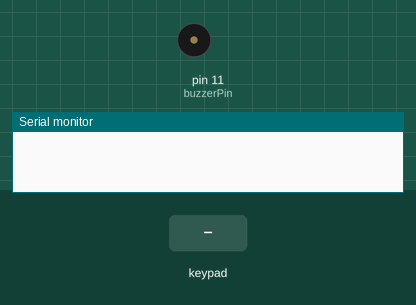
Simulated run of this sketch. Board: Arduino Uno, built with avr-gcc and run on an emulated ATmega328P. Parts: buzzer (waves = sounding), the last lines printed to the serial monitor. The inputs (shaded band) are chosen by the test bench.

Above: at 1.2 s.
1.3 s: key 'A' pressed
At 1.51 s:
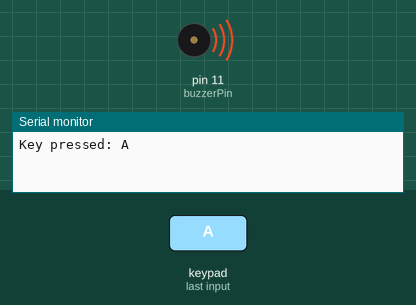
4.3 s: keypad keys 9 8 7 6 pressed 0.4 s apart
7.4 s: key 'B' pressed
At 7.75 s:
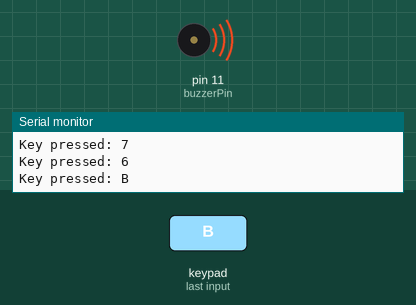
Timing chart, 0 to 16.4 s (numbered marks = the images above; inputs shaded):
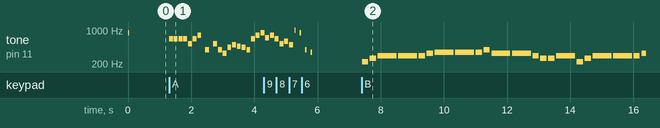

The sketch:

Musical_Box.ino
```cpp
#include <Keypad.h>                     // Library for keypad
#include "pitches.h"                    // File containing the tones
#include "Mario.h"                      // File containing melody A
#include "Pirates_of_the_Caribbeans.h"  // File containing melody B

#define buzzerPin 11
/*..................................... Keypad_Setup .............................................*/
//Defining the number of rows and columns of the keypad
const byte ROWS = 4;
const byte COLS = 4;

//Key layout, allows the library to know what to return when a key is pressed
char keys[ROWS][COLS] = {
  { '1', '2', '3', 'A' },
  { '4', '5', '6', 'B' },
  { '7', '8', '9', 'C' },
  { '*', '0', '#', 'D' }
};

//Assigning pin connections on the Arduino to keypad rows and columns
byte rowPins[ROWS] = { 9, 8, 7, 6 };
byte colPins[COLS] = { 5, 4, 3, 2 };

/*.................................... Creating Object .........................................*/
Keypad customKeypad = Keypad(makeKeymap(keys), rowPins, colPins, ROWS, COLS);  //Keypad Object

/*........................................ Runs once ............................................*/
void setup() {
  pinMode(buzzerPin, OUTPUT);    //buzzer pin definition
  Serial.begin(9600);            //Start the Serial Monitor
  tone(buzzerPin, NOTE_A5, 40);  // 40 ms of tone to check if the buzzer is functional
}

/*....................................... Main logic ............................................*/
void loop() {
  char key = customKeypad.getKey();  // Store the value of the key pressed

  if (key) {  // When a key is pressed prints on the serial monitor the key pressed to ease troubleshooting
    Serial.print("Key pressed: ");
    Serial.println(key);
  }
  if (key == 'A') {  // When A is presssed on the keypad, plays melodyA
    melodyA();
  }
  if (key == 'B') {  // When B is presssed on the keypad, plays melodyB
    melodyB();
  }
  switch (key) {
    case '1':  // When 1 is presssed on the keypad, plays tone A4
      tone(buzzerPin, NOTE_A4, 40);
      break;
    case '2':  // When 2 is presssed on the keypad, plays tone B4
      tone(buzzerPin, NOTE_B4, 40);
      break;
    case '3':  // When 3 is presssed on the keypad, plays tone C4
      tone(buzzerPin, NOTE_C4, 40);
      break;
    case '4':  // When 4 is presssed on the keypad, plays tone D4
      tone(buzzerPin, NOTE_D4, 40);
      break;
    case '5':  // When 5 is presssed on the keypad, plays tone E4
      tone(buzzerPin, NOTE_E4, 40);
      break;
    case '6':  // When 6 is presssed on the keypad, plays tone F4
      tone(buzzerPin, NOTE_F4, 40);
      break;
    case '7':  // When 7 is presssed on the keypad, plays tone G4
      tone(buzzerPin, NOTE_G4, 40);
      break;
    case '8':  // When 8 is presssed on the keypad, plays tone A5
      tone(buzzerPin, NOTE_A5, 40);
      break;
    case '9':  // When 9 is presssed on the keypad, plays tone B5
      tone(buzzerPin, NOTE_B5, 40);
      break;
    case '0':  // When 0 is presssed on the keypad, plays tone C5
      tone(buzzerPin, NOTE_C5, 40);
      break;
  }
}
```

Mario.h
```cpp
#define buzzerPin 11

int d1 = 25;
int d2 = 125;

/*..................................... melodyA .............................................*/
void melodyA() {

  tone(buzzerPin, NOTE_E5, d2);  // plays a tone for a given amount of time
  delay(d2);                     // delay it isolates the tone
  noTone(buzzerPin);             // no tone
  delay(d1);                     // delay isolates the tone more
                                 // repeat for every tone of the melody
  tone(buzzerPin, NOTE_E5, d2);
  delay(d2);
  noTone(buzzerPin);
  delay(d1);

  tone(buzzerPin, NOTE_E5, d2);
  delay(d2);
  noTone(buzzerPin);
  delay(d1);

  tone(buzzerPin, NOTE_E5, d2);
  delay(d2);
  noTone(buzzerPin);
  delay(d1);

  tone(buzzerPin, NOTE_C5, d2);
  delay(d2);
  noTone(buzzerPin);
  delay(d1);

  tone(buzzerPin, NOTE_E5, d2);
  delay(d2);
  noTone(buzzerPin);
  delay(d1);

  tone(buzzerPin, NOTE_G5, d2);
  delay(d2);
  noTone(buzzerPin);
  delay(d2);

  tone(buzzerPin, NOTE_G4, d2);
  delay(d2);
  noTone(buzzerPin);
  delay(d2);

  tone(buzzerPin, NOTE_C5, d2);
  delay(d2);
  noTone(buzzerPin);
  delay(d1);

  tone(buzzerPin, NOTE_G4, d2);
  delay(d2);
  noTone(buzzerPin);
  delay(d1);

  tone(buzzerPin, NOTE_E4, d2);
  delay(d2);
  noTone(buzzerPin);
  delay(d1);

  tone(buzzerPin, NOTE_A4, d2);
  delay(d2);
  noTone(buzzerPin);
  delay(d1);

  tone(buzzerPin, NOTE_B4, d2);
  delay(d2);
  noTone(buzzerPin);
  delay(d1);

  tone(buzzerPin, NOTE_AS4, d2);
  delay(d2);
  noTone(buzzerPin);
  delay(d1);

  tone(buzzerPin, NOTE_A4, d2);
  delay(d2);
  noTone(buzzerPin);
  delay(d1);

  tone(buzzerPin, NOTE_G4, d2);
  delay(d2);
  noTone(buzzerPin);
  delay(d1);

  tone(buzzerPin, NOTE_E5, d2);
  delay(d2);
  noTone(buzzerPin);
  delay(d1);

  tone(buzzerPin, NOTE_G5, d2);
  delay(d2);
  noTone(buzzerPin);
  delay(d1);

  tone(buzzerPin, NOTE_A5, d2);
  delay(d2);
  noTone(buzzerPin);
  delay(d1);

  tone(buzzerPin, NOTE_F5, d2);
  delay(d2);
  noTone(buzzerPin);
  delay(d1);

  tone(buzzerPin, NOTE_G5, d2);
  delay(d2);
  noTone(buzzerPin);
  delay(d1);

  tone(buzzerPin, NOTE_E5, d2);
  delay(d2);
  noTone(buzzerPin);
  delay(d1);

  tone(buzzerPin, NOTE_C5, d2);
  delay(d2);
  noTone(buzzerPin);
  delay(d1);

  tone(buzzerPin, NOTE_D5, d2);
  delay(d2);
  noTone(buzzerPin);
  delay(d1);

  tone(buzzerPin, NOTE_B4, d2);
  delay(d2);
  noTone(buzzerPin);
  delay(d1);
}
```

Pirates_of_the_Caribbeans.h
```cpp
#define buzzerPin 11
// different delays fo ease iof use
int delay1 = 600;
int delay2 = 200;
int delay3 = 50;


void melodyB() {
  tone(buzzerPin, NOTE_A3, delay2);  // plays a tone for a given amount of time
  delay(delay2);                     // delay it isolates the tone
  noTone(buzzerPin);                 // no tone
  delay(delay3);                     // delay isolates the tone more
                                     // repeat for every tone of the melody
  tone(buzzerPin, NOTE_C4, delay2);
  delay(delay2);
  noTone(buzzerPin);
  delay(delay3);

  tone(buzzerPin, NOTE_D4, delay1);
  delay(delay1);
  noTone(buzzerPin);
  delay(delay3);

  tone(buzzerPin, NOTE_D4, delay1);
  delay(delay1);
  noTone(buzzerPin);
  delay(delay3);

  tone(buzzerPin, NOTE_D4, delay2);
  delay(delay2);
  noTone(buzzerPin);
  delay(delay3);

  tone(buzzerPin, NOTE_E4, delay2);
  delay(delay2);
  noTone(buzzerPin);
  delay(delay3);

  tone(buzzerPin, NOTE_F4, delay1);
  delay(delay1);
  noTone(buzzerPin);
  delay(delay3);

  tone(buzzerPin, NOTE_F4, delay1);
  delay(delay1);
  noTone(buzzerPin);
  delay(delay3);

  tone(buzzerPin, NOTE_F4, delay2);
  delay(delay2);
  noTone(buzzerPin);
  delay(delay3);

  tone(buzzerPin, NOTE_G4, delay2);
  delay(delay2);
  noTone(buzzerPin);
  delay(delay3);

  tone(buzzerPin, NOTE_E4, delay1);
  delay(delay1);
  noTone(buzzerPin);
  delay(delay3);

  tone(buzzerPin, NOTE_E4, delay1);
  delay(delay1);
  noTone(buzzerPin);
  delay(delay3);

  tone(buzzerPin, NOTE_D4, delay2);
  delay(delay2);
  noTone(buzzerPin);
  delay(delay3);

  tone(buzzerPin, NOTE_C4, delay2);
  delay(delay2);
  noTone(buzzerPin);
  delay(delay3);

  tone(buzzerPin, NOTE_C4, delay2);
  delay(delay2);
  noTone(buzzerPin);
  delay(delay3);

  tone(buzzerPin, NOTE_D4, delay1);
  delay(delay1);
  noTone(buzzerPin);
  delay(delay3);

  tone(buzzerPin, NOTE_A3, delay2);
  delay(delay2);
  noTone(buzzerPin);
  delay(delay3);

  tone(buzzerPin, NOTE_C4, delay2);
  delay(delay2);
  noTone(buzzerPin);
  delay(delay3);

  tone(buzzerPin, NOTE_D4, delay1);
  delay(delay1);
  noTone(buzzerPin);
  delay(delay3);

  tone(buzzerPin, NOTE_D4, delay1);
  delay(delay1);
  noTone(buzzerPin);
  delay(delay3);

  tone(buzzerPin, NOTE_D4, delay2);
  delay(delay2);
  noTone(buzzerPin);
  delay(delay3);

  tone(buzzerPin, NOTE_E4, delay2);
  delay(delay2);
  noTone(buzzerPin);
  delay(delay3);

  tone(buzzerPin, NOTE_F4, delay1);
  delay(delay1);
  noTone(buzzerPin);
  delay(delay3);

  tone(buzzerPin, NOTE_F4, delay1);
  delay(delay1);
  noTone(buzzerPin);
  delay(delay3);

  tone(buzzerPin, NOTE_F4, delay2);
  delay(delay2);
  noTone(buzzerPin);
  delay(delay3);

  tone(buzzerPin, NOTE_G4, delay2);
  delay(delay2);
  noTone(buzzerPin);
  delay(delay3);

  tone(buzzerPin, NOTE_E4, delay1);
  delay(delay1);
  noTone(buzzerPin);
  delay(delay3);

  tone(buzzerPin, NOTE_E4, delay1);
  delay(delay1);
  noTone(buzzerPin);
  delay(delay3);

  tone(buzzerPin, NOTE_D4, delay2);
  delay(delay2);
  noTone(buzzerPin);
  delay(delay3);

  tone(buzzerPin, NOTE_C4, delay2);
  delay(delay2);
  noTone(buzzerPin);
  delay(delay3);

  tone(buzzerPin, NOTE_C4, delay2);
  delay(delay2);
  noTone(buzzerPin);
  delay(delay3);

  tone(buzzerPin, NOTE_D4, delay1);
  delay(delay1);
  noTone(buzzerPin);
  delay(delay3);

  tone(buzzerPin, NOTE_E4, delay2);
  delay(delay2);
  noTone(buzzerPin);
  delay(delay3);

  tone(buzzerPin, NOTE_F4, delay2);
  delay(delay2);
  noTone(buzzerPin);
  delay(delay3);

  tone(buzzerPin, NOTE_G4, delay1);
  delay(delay1);
  noTone(buzzerPin);
  delay(delay3);

  tone(buzzerPin, NOTE_C5, delay1);
  delay(delay1);
  noTone(buzzerPin);
  delay(delay3);

  tone(buzzerPin, NOTE_B4, delay2);
  delay(delay2);
  noTone(buzzerPin);
  delay(delay3);

  tone(buzzerPin, NOTE_A4, delay2);
  delay(delay2);
  noTone(buzzerPin);
  delay(delay3);

  tone(buzzerPin, NOTE_G4, delay2);
  delay(delay2);
  noTone(buzzerPin);
  delay(delay3);

  tone(buzzerPin, NOTE_E4, delay1);
  delay(delay1);
  noTone(buzzerPin);
  delay(delay3);
}
```

pitches.h
```cpp
/************************************************* Public Constants *************************************************/

#define NOTE_B0 31     //B0
#define NOTE_C1 33     //C1
#define NOTE_CS1 35    //CS1
#define NOTE_D1 37     //D1
#define NOTE_DS1 39    //DS1
#define NOTE_E1 41     //E1
#define NOTE_F1 44     //F1
#define NOTE_FS1 46    //FS1
#define NOTE_G1 49     //G1
#define NOTE_GS1 52    //GS1
#define NOTE_A1 55     //A1
#define NOTE_AS1 58    //AS1
#define NOTE_B1 62     //B1
#define NOTE_C2 65     //C2
#define NOTE_CS2 69    //CS2
#define NOTE_D2 73     //D2
#define NOTE_DS2 78    //DS2
#define NOTE_E2 82     //E2
#define NOTE_F2 87     //F2
#define NOTE_FS2 93    //FS2
#define NOTE_G2 98     //G2
#define NOTE_GS2 104   //GS2
#define NOTE_A2 110    //A2
#define NOTE_AS2 117   //AS2
#define NOTE_B2 123    //B2
#define NOTE_C3 131    //C3
#define NOTE_CS3 139   //CS3
#define NOTE_D3 147    //D3
#define NOTE_DS3 156   //DS3
#define NOTE_E3 165    //E3
#define NOTE_F3 175    //F3
#define NOTE_FS3 185   //FS3
#define NOTE_G3 196    //G3
#define NOTE_GS3 208   //GS3
#define NOTE_A3 220    //A3
#define NOTE_AS3 233   //AS3
#define NOTE_B3 247    //B3
#define NOTE_C4 262    //C4
#define NOTE_CS4 277   //CS4
#define NOTE_D4 294    //D4
#define NOTE_DS4 311   //DS4
#define NOTE_E4 330    //E3
#define NOTE_F4 349    //F4
#define NOTE_FS4 370   //FS4
#define NOTE_G4 392    //G4
#define NOTE_GS4 415   //GS4
#define NOTE_A4 440    //A4
#define NOTE_AS4 466   //AS4
#define NOTE_B4 494    //B4
#define NOTE_C5 523    //C5
#define NOTE_CS5 554   //CS5
#define NOTE_D5 587    //D5
#define NOTE_DS5 622   //DS5
#define NOTE_E5 659    //E5
#define NOTE_F5 698    //F5
#define NOTE_FS5 740   //FS5
#define NOTE_G5 784    //G5
#define NOTE_GS5 831   //GS5
#define NOTE_A5 880    //A5
#define NOTE_AS5 932   //AS5
#define NOTE_B5 988    //B5
#define NOTE_C6 1047   //C6
#define NOTE_CS6 1109  //CS6
#define NOTE_D6 1175   //D6
#define NOTE_DS6 1245  //DS6
#define NOTE_E6 1319   //E6
#define NOTE_F6 1397   //F6
#define NOTE_FS6 1480  //FS6
#define NOTE_G6 1568   //G6
#define NOTE_GS6 1661  //GS6
#define NOTE_A6 1760   //A6
#define NOTE_AS6 1865  //AS6
#define NOTE_B6 1976   //B6
#define NOTE_C7 2093   //C7
#define NOTE_CS7 2217  //CS7
#define NOTE_D7 2349   //D7
#define NOTE_DS7 2489  //DS7
#define NOTE_E7 2637   //E7
#define NOTE_F7 2794   //F7
#define NOTE_FS7 2960  //FS7
#define NOTE_G7 3136   //G7
#define NOTE_GS7 3322  //GS7
#define NOTE_A7 3520   //A7
#define NOTE_AS7 3729  //AS7
#define NOTE_B7 3951   //B7
#define NOTE_C8 4186   //C8
#define NOTE_CS8 4435  //CS8
#define NOTE_D8 4699   //D8
#define NOTE_DS8 4978  //DS8
```

Measured:
- after the input at 1.3 s, tone on pin 11 (buzzerPin): plays 659 Hz for 0.13 s, 659 Hz for 0.13 s, 659 Hz for 0.13 s, 659 Hz for 0.13 s, 523 Hz for 0.13 s, 659 Hz for 0.13 s … (19 notes in this stretch), starting at once
- after the input at 7.4 s, tone on pin 11 (buzzerPin): plays 220 Hz for 0.20 s, 262 Hz for 0.20 s, 294 Hz for 0.60 s, 294 Hz for 0.60 s, 294 Hz for 0.20 s, 330 Hz for 0.20 s … (22 notes in this stretch), starting at once
